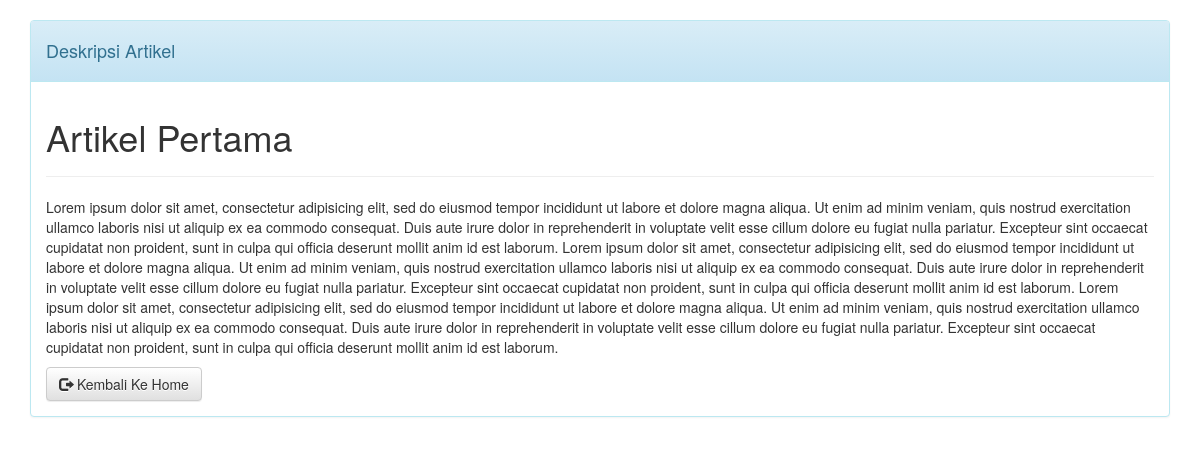
The app's page /crud/tampil.php?id=1 with its own data.
### tables this page shows
CREATE TABLE `blogs` (
  `id` int(11) NOT NULL,
  `judul` varchar(255) NOT NULL,
  `deskripsi` text NOT NULL
);

### Blog.php (called while the page is built, shortened)
<?php
    class Blog
    {
      public function __construct()
      {
          $host = "localhost";
          $db = "blogpdo";
          $username = "root";
          $password = "";
          try {
              $this->db = new PDO("mysql:host={$host};dbname={$db}", $username, $password);
              $this->db->setAttribute(PDO::ATTR_ERRMODE, PDO::ERRMODE_EXCEPTION);
          } catch (PDOException $e) {
              die('Koneksi Gagal : '.$e->getMessage());
          }
      }
      public function update($id)
      {
          $sql = "SELECT * FROM blogs WHERE id=$id";
          $query = $this->db->query($sql);
          return $query;
        }
    }
?>

### crud/tampil.php (the view, shortened to what this page needs)
<?php
    include '../Blog.php';
    $id = $_GET['id'];
    if (isset($id)) {
      $blog = new Blog();
      $update = $blog->update($id);
      $edit = $update->fetch(PDO::FETCH_OBJ);
    }
?>
<!DOCTYPE html>
<html>
    <head>
        <link rel="stylesheet" href="../bootstrap/css/bootstrap.min.css">
        <link rel="stylesheet" href="../bootstrap/css/bootstrap-theme.min.css">
    </head>
    <body>
        <div class="container-fluid" style="margin-top: 20px;">
            <div class="container">
                <div class="panel panel-info">
                    <div class="panel-heading">
                        <h4>Deskripsi Artikel</h4>
                    </div>
                    <div class="panel-body">
                        <h1><?= $edit->judul ?></h1><hr>
                        <p><?= $edit->deskripsi ?></p>
                        <a href="../index.php" class="btn btn-default">
                          <span class="glyphicon glyphicon-log-out"></span> Kembali Ke Home
                        </a>
                    </div>
                </div>
            </div>
        </div>
    </body>
</html>

### records on screen
blogs: judul "Artikel Pertama", deskripsi "Lorem ipsum dolor sit amet, consectetur adipisicing elit, sed do eiusmod tempor incididunt ut labore et dolore magna aliqua. Ut enim ad minim veniam, quis nostrud exercitation ullamco laboris nisi ut aliquip ex ea commodo consequat. Duis aute irure dolor in reprehenderit in voluptate velit esse cillum dolore eu fugiat nulla pariatur. Excepteur sint occaecat cupidatat non proident, sunt in culpa qui officia deserunt mollit anim id est laborum. Lorem ipsum dolor sit amet, consectetur adipisicing elit, sed do eiusmod tempor incididunt ut labore et dolore magna aliqua. Ut enim ad minim veniam, quis nostrud exercitation ullamco laboris nisi ut aliquip ex ea commodo consequat. Duis aute irure…"
